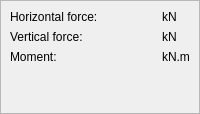
          <widget class="QWidget" name="page_forceControl">
           <layout class="QGridLayout" name="gridLayout_16">
            <property name="leftMargin">
             <number>0</number>
            </property>
            <property name="topMargin">
             <number>0</number>
            </property>
            <property name="rightMargin">
             <number>0</number>
            </property>
            <property name="bottomMargin">
             <number>0</number>
            </property>
            <item row="0" column="0">
             <widget class="QFrame" name="loadProperties">
              <property name="minimumSize">
               <size>
                <width>0</width>
                <height>0</height>
               </size>
              </property>
              <property name="frameShape">
               <enum>QFrame::StyledPanel</enum>
              </property>
              <property name="frameShadow">
               <enum>QFrame::Raised</enum>
              </property>
              <layout class="QGridLayout" name="gridLayout_14">
               <item row="1" column="0">
                <widget class="QLabel" name="label_24">
                 <property name="text">
                  <string>Vertical force:</string>
                 </property>
                 <property name="alignment">
                  <set>Qt::AlignLeading|Qt::AlignLeft|Qt::AlignTop</set>
                 </property>
                </widget>
               </item>
               <item row="0" column="2">
                <widget class="QLabel" name="label_22">
                 <property name="text">
                  <string>kN</string>
                 </property>
                 <property name="alignment">
                  <set>Qt::AlignLeading|Qt::AlignLeft|Qt::AlignTop</set>
                 </property>
                </widget>
               </item>
               <item row="1" column="2">
                <widget class="QLabel" name="label_26">
                 <property name="text">
                  <string>kN</string>
                 </property>
                 <property name="alignment">
                  <set>Qt::AlignLeading|Qt::AlignLeft|Qt::AlignTop</set>
                 </property>
                </widget>
               </item>
               <item row="0" column="0">
                <widget class="QLabel" name="label_20">
                 <property name="text">
                  <string>Horizontal force:</string>
                 </property>
                 <property name="alignment">
                  <set>Qt::AlignLeading|Qt::AlignLeft|Qt::AlignTop</set>
                 </property>
                </widget>
               </item>
               <item row="4" column="1">
                <spacer name="verticalSpacer_2">
                 <property name="orientation">
                  <enum>Qt::Vertical</enum>
                 </property>
                 <property name="sizeHint" stdset="0">
                  <size>
                   <width>20</width>
                   <height>40</height>
                  </size>
                 </property>
                </spacer>
               </item>
               <item row="3" column="2">
                <widget class="QLabel" name="label_27">
                 <property name="text">
                  <string>kN.m</string>
                 </property>
                 <property name="alignment">
                  <set>Qt::AlignLeading|Qt::AlignLeft|Qt::AlignTop</set>
                 </property>
                </widget>
               </item>
               <item row="3" column="1">
                <widget class="SCtrInputGroup" name="MomentCtrl">
                 <property name="sizePolicy">
                  <sizepolicy hsizetype="Preferred" vsizetype="Preferred">
                   <horstretch>1</horstretch>
                   <verstretch>0</verstretch>
                  </sizepolicy>
                 </property>
                 <property name="frameShape">
                  <enum>QFrame::NoFrame</enum>
                 </property>
                 <property name="frameShadow">
                  <enum>QFrame::Raised</enum>
                 </property>
                </widget>
               </item>
               <item row="1" column="1">
                <widget class="SCtrInputGroup" name="VForceCtrl">
                 <property name="sizePolicy">
                  <sizepolicy hsizetype="Preferred" vsizetype="Preferred">
                   <horstretch>1</horstretch>
                   <verstretch>0</verstretch>
                  </sizepolicy>
                 </property>
                 <property name="frameShape">
                  <enum>QFrame::NoFrame</enum>
                 </property>
                 <property name="frameShadow">
                  <enum>QFrame::Raised</enum>
                 </property>
                </widget>
               </item>
               <item row="0" column="1">
                <widget class="SCtrInputGroup" name="HForceCtrl">
                 <property name="sizePolicy">
                  <sizepolicy hsizetype="Preferred" vsizetype="Preferred">
                   <horstretch>1</horstretch>
                   <verstretch>0</verstretch>
                  </sizepolicy>
                 </property>
                 <property name="frameShape">
                  <enum>QFrame::NoFrame</enum>
                 </property>
                 <property name="frameShadow">
                  <enum>QFrame::Plain</enum>
                 </property>
                </widget>
               </item>
               <item row="3" column="0">
                <widget class="QLabel" name="label_25">
                 <property name="text">
                  <string>Moment:</string>
                 </property>
                 <property name="alignment">
                  <set>Qt::AlignLeading|Qt::AlignLeft|Qt::AlignTop</set>
                 </property>
                </widget>
               </item>
              </layout>
             </widget>
            </item>
           </layout>
          </widget>
